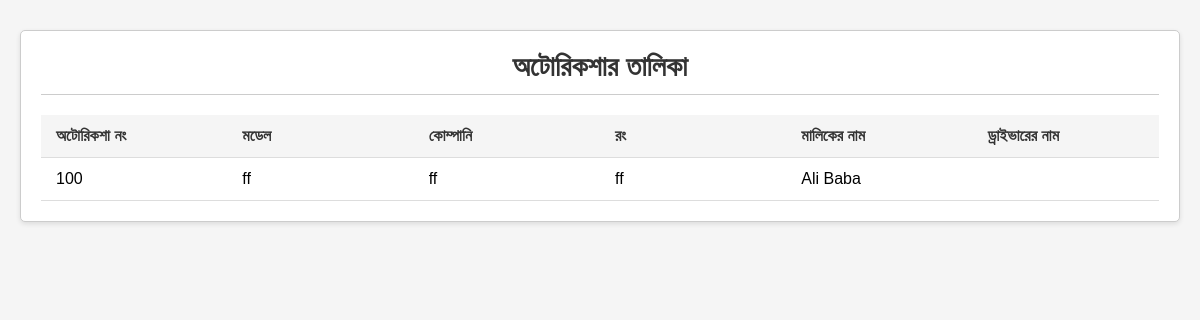
Before: /showAutorickshawList.php with the older database file.
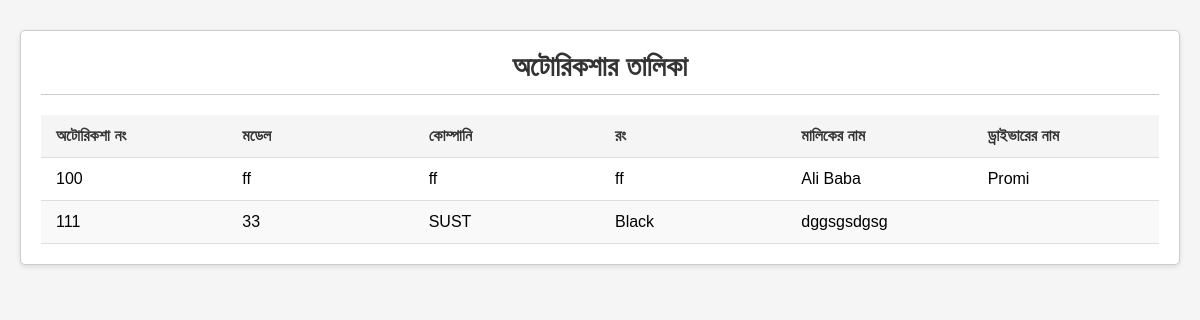
After: the same page with the newer database file.
### tables this page shows
CREATE TABLE `autorickshaw` (
  `autorickshaw_number` int(11) NOT NULL,
  `autorickshaw_company` varchar(30) DEFAULT NULL,
  `autorickshaw_model` varchar(30) DEFAULT NULL,
  `autorickshaw_color` varchar(20) DEFAULT NULL,
  `owner_nid` varchar(17) DEFAULT NULL
);

CREATE TABLE `owner` (
  `owner_nid` varchar(17) NOT NULL,
  `owner_name` varchar(30) DEFAULT NULL,
  `owner_date_of_birth` date DEFAULT NULL,
  `owner_houseNo` varchar(40) DEFAULT NULL,
  `owner_postalCode` varchar(40) DEFAULT NULL,
  `owner_address` varchar(40) DEFAULT NULL
);

CREATE TABLE `driver` (
  `driver_nid` varchar(30) NOT NULL,
  `driver_name` varchar(30) DEFAULT NULL,
  `driver_date_of_birth` date DEFAULT NULL,
  `driver_houseNo` varchar(40) DEFAULT NULL,
  `driver_postalCode` varchar(40) DEFAULT NULL,
  `driver_address` varchar(40) DEFAULT NULL,
  `autorickshaw_number` int(11) DEFAULT NULL
);

### showAutorickshawList.php (the view, shortened to what this page needs)
<?php
$host = "localhost";
$dbname = "login_db";
$username = "root";
$password = "";
$mysqli = new mysqli($host, $username, $password, $dbname);
$sql = "SELECT * FROM autorickshaw";
$result = mysqli_query($mysqli, $sql);
$num = mysqli_num_rows($result);
?>
<!DOCTYPE html>
<html>
<head>
</head>
<body>
    <div class="container">
        <h1>অটোরিকশার তালিকা</h1>
        <?php
        if ($num > 0) {
            echo '<table>';
            echo '<thead>';
            echo '<tr>';
            echo '<th>অটোরিকশা নং</th>';
            echo '<th>মডেল</th>';
            echo '<th>কোম্পানি</th>';
            echo '<th>রং</th>';
            echo '<th>মালিকের নাম</th>';
            echo '<th>ড্রাইভারের নাম</th>';
            echo '</tr>';
            echo '</thead>';
            echo '<tbody>';
            while ($row = mysqli_fetch_assoc($result)) {
                echo '<tr>';
                echo '<td>' . $row['autorickshaw_number'] . '</td>';
                echo '<td>' . $row['autorickshaw_model'] . '</td>';
                echo '<td>' . $row['autorickshaw_company'] . '</td>';
                echo '<td>' . $row['autorickshaw_color'] . '</td>';
                echo '<td>';
                $ownerNid = $row['owner_nid'];
                $ownerQuery = "SELECT owner_name FROM owner WHERE owner_nid = '$ownerNid'";
                $ownerResult = mysqli_query($mysqli, $ownerQuery);
                $ownerRow = mysqli_fetch_assoc($ownerResult);
                if ($ownerRow) {
                    echo $ownerRow['owner_name'];
                }
                echo '</td>';
                echo '<td>';
                $driverAutoNo = $row['autorickshaw_number'];
                $driverQuery = "SELECT driver_name FROM driver WHERE autorickshaw_number = '$driverAutoNo'";
                $driverResult = mysqli_query($mysqli, $driverQuery);
                $driverRow = mysqli_fetch_assoc($driverResult);
                if ($driverRow) {
                    echo $driverRow['driver_name'];
                }
                echo '</td>';
                echo '</tr>';
            }
            echo '</tbody>';
            echo '</table>';
        } else {
            echo '<p>কোনো অটোরিকশা যুক্ত করা হয় নি।</p>';
        }
        ?>
    </div>
</body>
</html>

Changed rows visible on the page:
shown differently, row unchanged: autorickshaw "ff": driver.driver_name (not shown) → "Promi"
added autorickshaw: autorickshaw_number "111", autorickshaw_model "33", autorickshaw_company "SUST", autorickshaw_color "Black", owner_nid.owner_name "dggsgsdgsg"
